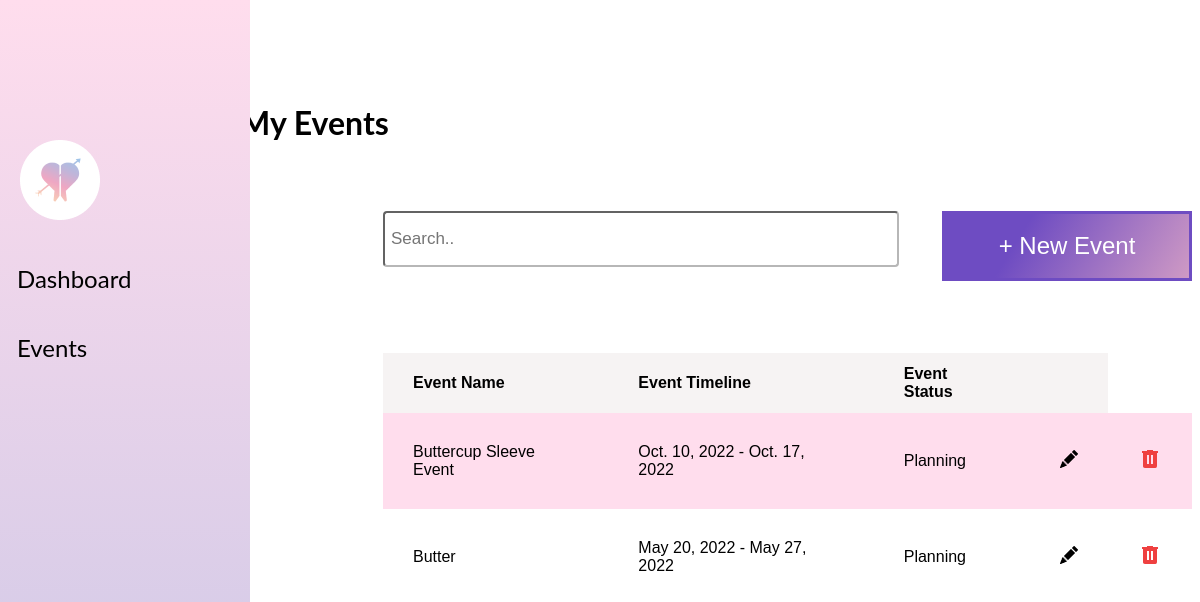
The page / on the database its author committed.
### app_1/models.py (models this page shows)
class Event(models.Model):
    EventID = models.PositiveSmallIntegerField(primary_key=True)
    EventName = models.CharField(max_length=255)
    EventStartDate = models.DateField()
    EventEndDate = models.DateField()
    EventDescription = models.TextField(max_length=65535)
    EventAvailableSlots = models.PositiveSmallIntegerField()
    EventMaximumCapacity = models.PositiveSmallIntegerField()
    EventStartTime = models.TimeField()
    EventEndTime = models.TimeField()
    EventStatus = models.TextField(max_length=255)
    objects = models.Manager()

### app_1/views.py (the view)
# urls.py: path('', views.index, name='index'),
def index(request):
    events = Event.objects.all()
    return render(request, 'app_1/MyEvents.html', {"events":events})

### app_1/Templates/app_1/MyEvents.html (shortened to what this page needs)
{% load static %}
<!DOCTYPE html>
<html lang="en">
<head>
    <link rel="stylesheet" href="{% static 'Stylesheets/MyEvents.css' %}"/>
</head>
<body>
    <h1>My Events</h1>
    <ul>
        <li><img src="{% static 'Assets/Borahae Icon.png' %}" id="logo" alt="logo"></li>
        <li><a href="{% url 'dashboard' %}">Dashboard</a></li>
        <li><a href="{% url 'index' %}">Events</a></li>
    </ul>
    <div id="event_table">
      <div id="searchplus">
        <input id="search" type="text" placeholder="Search..">
        <div id="button">
          <a href="{% url 'create_event' %}">
            <button type="button" id="plus-btn">
              + New Event
            </button>
          </a>
        </div>
      </div>
      <table id="events">
          <tr>
            <th>Event Name</th>
            <th>Event Timeline</th>
            <th>Event Status</th>
            <th></th>
          </tr>
          {% for e in events %}
          <tr>
            <td>{{e.EventName}}</td>
            <td>{{e.EventStartDate}} - {{e.EventEndDate}}</td>
            <td>{{e.EventStatus}}</td>
            <td><a href="{% url 'update_event' event_id=e.EventID %}"><img src="{% static 'Assets/penicl.png' %}"></a></td>
            <td><a href="{% url 'delete_event' event_id=e.EventID %}"><img src="{% static 'Assets/trash.png' %}"></a></td>
          </tr>
        {% endfor %}
        </table>
    </div>
</body>
</html>

### app_1/static/Stylesheets/MyEvents.css (style rules this page uses)
ul { position: fixed; background: linear-gradient(180deg, #FFDDED 0%, #B9BFE4 100%); top: 0%; bottom: 0%; left: 0%; list-style-type: none; margin: 0; padding-left: 0; padding-top: 10%; width: 250px; height: 1000px; }
#logo { padding: 20px; }
li a { display: block; color: black; padding: 20px 17px; font-family: 'Lato', 'Lucida Sans', 'Lucida Sans Regular', 'Lucida Grande', 'Lucida Sans Unicode', 'Geneva', 'Verdana', 'sans-serif' ; font-size: x-large; text-decoration: none; cursor: pointer; transition-duration: 0.5s; }
body { display: flex; }
h1 { position: absolute; top: 10%; left: 20%; bottom: 100%; font-family: 'Lato', 'Lucida Sans', 'Lucida Sans Regular', 'Lucida Grande', 'Lucida Sans Unicode', 'Geneva', 'Verdana', 'sans-serif'; font-size:xx-large; }
#events { position: block; left: 20%; margin-top: 5%; font-family: Arial, Helvetica, sans-serif; border-collapse: collapse; width: 100%; }
#events td, #events th { border: none; padding: 30px; }
#events tr:nth-child(even) { background-color: #FFDDED; }
#events th { padding-top: 12px; padding-bottom: 12px; text-align: left; background-color: #f6f3f3; color: rgb(0, 0, 0); }
button { position: inline-block; display: flex-end; width: 250px; height: 70px; font-size: x-large; border: none; padding: 12px; cursor: pointer; }
#plus-btn { display: inline-block; background: linear-gradient(121.28deg, #6E4CC2 31.11%, #F1B5C5 124.29%); border: 3px solid #6E4CC2; color: white; }
#search { position: inline-block; width: 500px; height: 40px; padding: 6px; border-radius: 4px; font-size: 17px; color: black; border-color: #b7b7b7; }
#event_table { display: flex; height: 100vh; flex-direction: column; width: 70%; padding-left: 375px; justify-content: center; align-self: center; }
#searchplus { display: flex; flex-direction: row; justify-content: space-between; }

### rows shown on the page
Event: EventName "Buttercup Sleeve Event", EventStartDate "Oct. 10, 2022", EventEndDate "Oct. 17, 2022", EventStatus "Planning"
Event: EventName "Butter", EventStartDate "May 20, 2022", EventEndDate "May 27, 2022", EventStatus "Planning"
